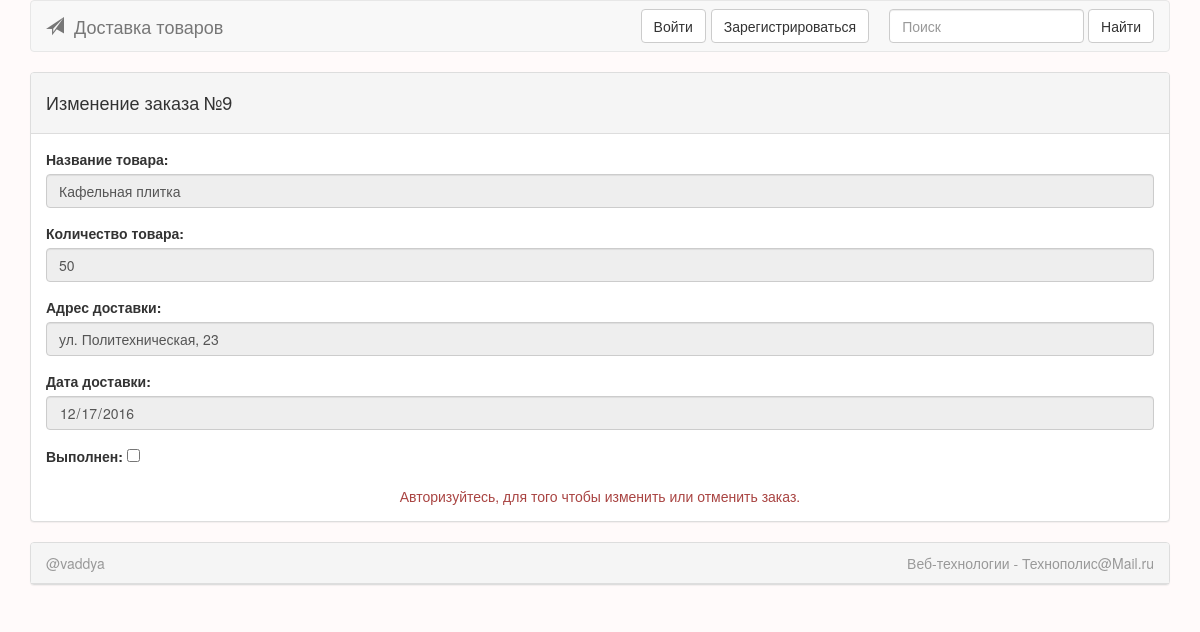
The page /goods/9/ on the database its author committed.
### goods/models.py (models this page shows, shortened)
class Good(models.Model):
    name = models.CharField(max_length=30)
    count = models.IntegerField(default=0)
    delivery_address = models.CharField(max_length=30)
    delivery_date = models.DateTimeField(default=timezone.now() + timezone.timedelta(days=1))
    delivered = models.BooleanField(default=False)

### goods/views.py (the view)
# urls.py: url(r'^(?P<good_id>[0-9]+)/$', views.detail, name='detail'),
def detail(request, good_id):
    good = get_object_or_404(Good, pk=good_id)
    context = {
        'good': good,
    }
    return render(request, 'goods/detail.html', context)

### goods/templates/goods/detail.html (shortened to what this page needs)
{% extends 'goods/base.html' %}
{% block content %}
    <div class="panel panel-default">
        <div class="panel-heading panel-title">
            <h4>Изменение заказа №{{ good.id }}</h4>
        </div>
        <div class="panel-body">
            <form action="{% url 'goods:save' good.id %}" method="post">
                <div class="form-group">
                    <label for="name">Название товара:</label>
                    <input id="name" name="name" type="text" class="form-control" placeholder="Название"
                           value="{{ good.name }}" required {% if not user.is_authenticated %} readonly {% endif %}>
                </div>
                <div class="form-group">
                    <label for="count">Количество товара:</label>
                    <input id="count" name="count" type="number" class="form-control" placeholder="Количество"
                           value="{{ good.count }}" required {% if not user.is_authenticated %} readonly {% endif %}>
                </div>
                <div class="form-group">
                    <label for="address">Адрес доставки:</label>
                    <input id=address" name="address" type="text" class="form-control" placeholder="Адрес"
                           value="{{ good.delivery_address }}" required
                            {% if not user.is_authenticated %} readonly {% endif %}>
                </div>
                <div class="form-group">
                    <label for="date">Дата доставки:</label>
                    <input id="date" name="date" type="date" class="form-control" placeholder="Дата"
                           value="{{ good.delivery_date | date:'Y-m-d' }}" required
                            {% if not user.is_authenticated %} readonly {% endif %}>
                </div>
                <div class="form-group">
                    <label for="delivered">Выполнен:</label>
                    <input id="delivered" name="delivered" type="checkbox" class="form-check-input" placeholder="Дата"
                            {% if not user.is_authenticated %} onclick="return false;" {% endif %}
                            {% if good.delivered %} checked {% endif %}>
                </div>
                {% if user.is_authenticated %}
                    <input type="submit" class="btn btn-success" value="Сохранить" required>
                {% else %}
                    <div class="text-danger text-center">Авторизуйтесь, для того чтобы изменить или отменить заказ.
                    </div>
                {% endif %}
            </form>
        </div>
    </div>
{% endblock %}

### goods/static/goods/css/styles.css (style rules this page uses)
body { background: snow; }

### rows shown on the page
Good: id "9", name "Кафельная плитка", count "50", address "ул. Политехническая, 23", date "12/17/2016"
